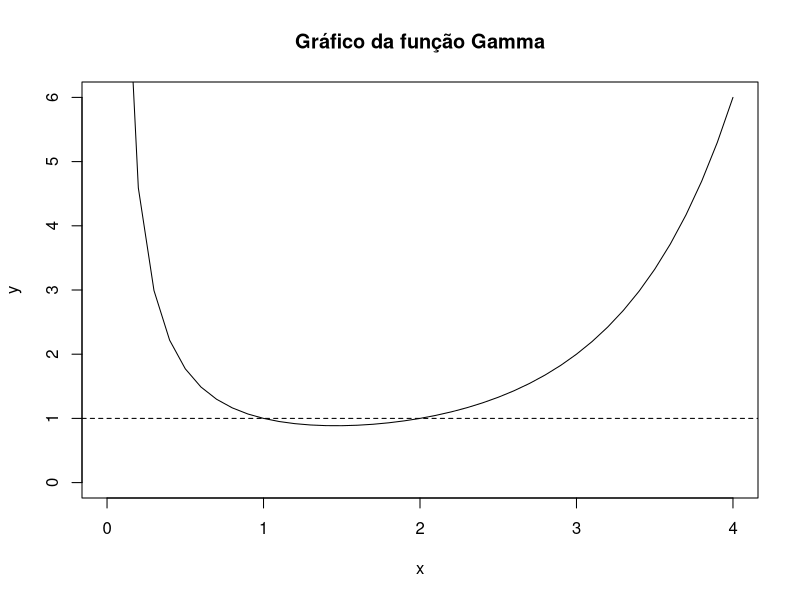
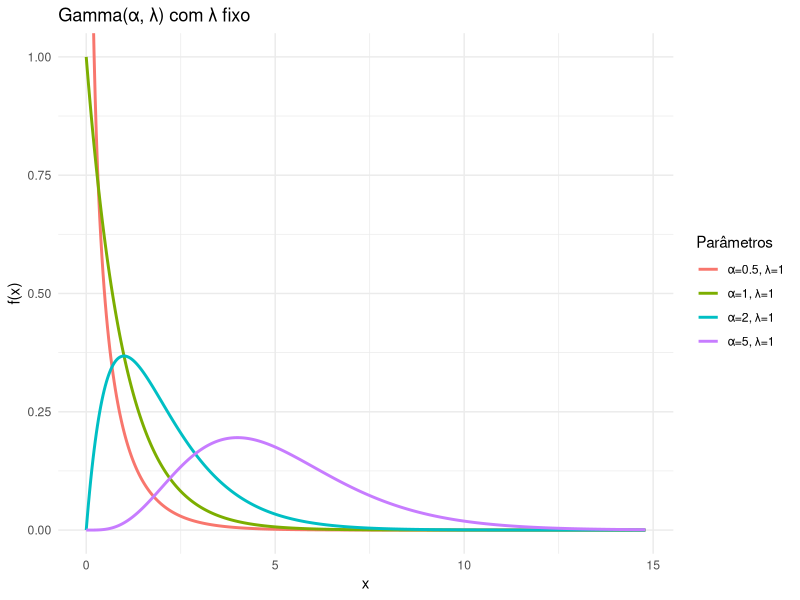
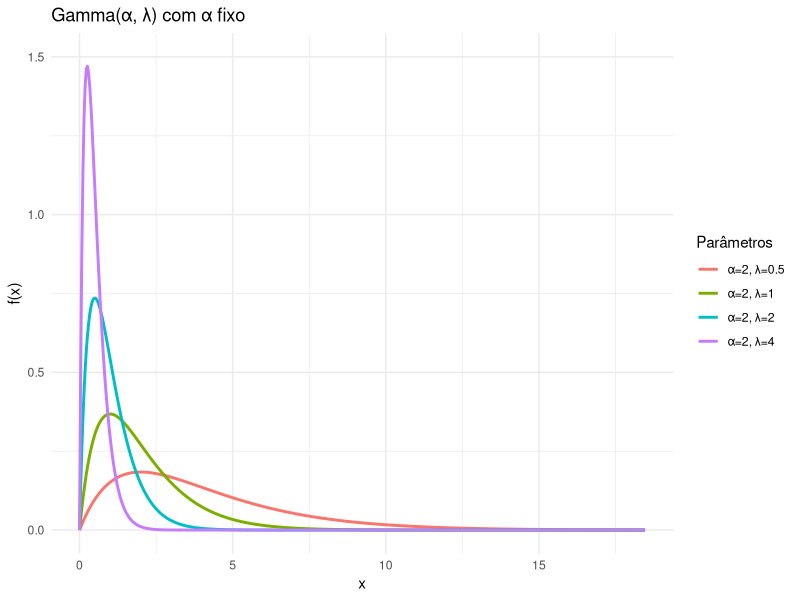
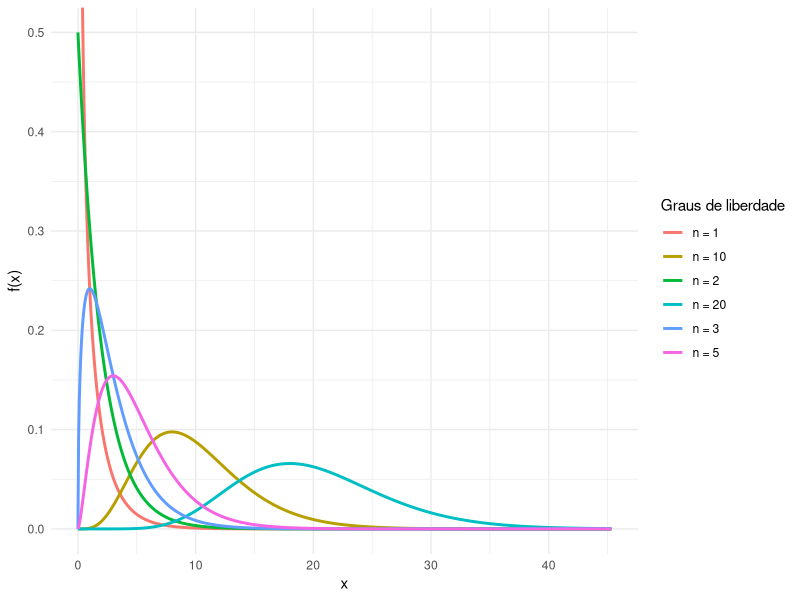
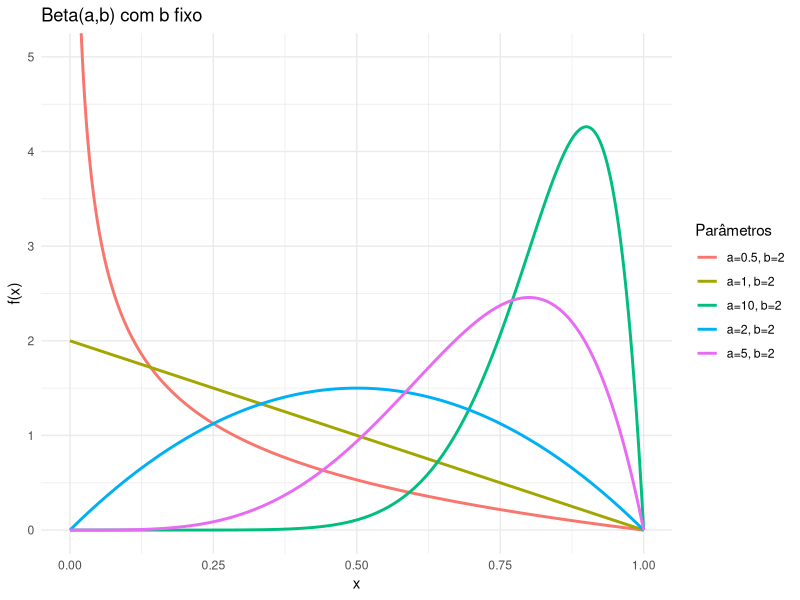
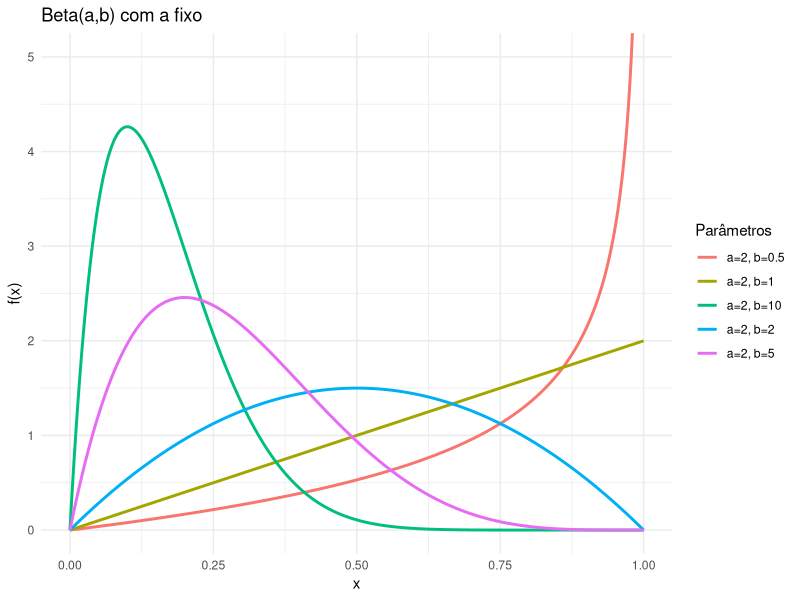
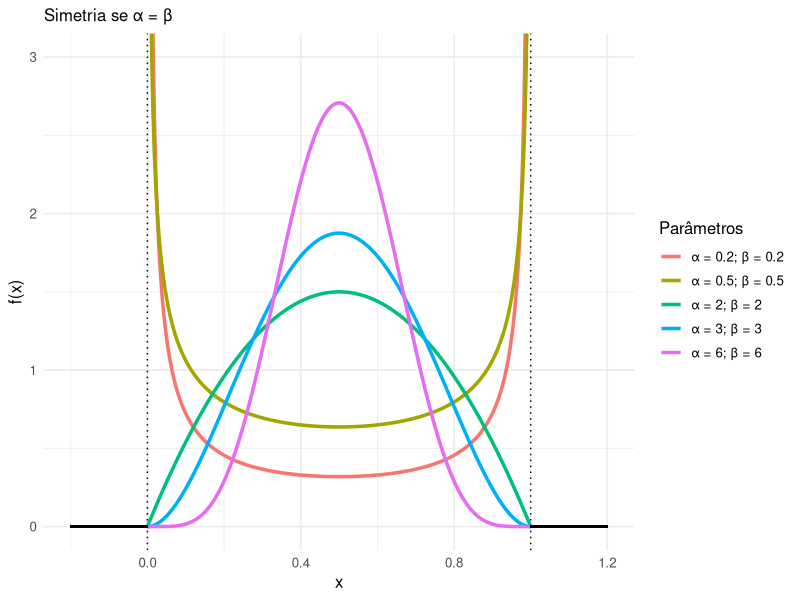
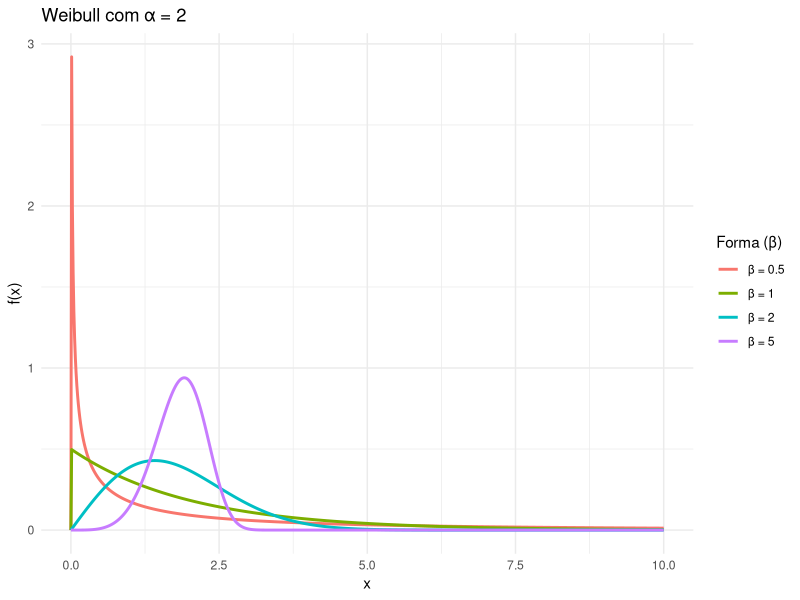

Write the R code that produced these figures, in order.
## ---- chunk 1
x <- seq(0,4,by=0.1)
y <- gamma(x)

plot(x,y,type = "l", ylim = c(0,6), main = "Gráfico da função Gamma")
abline(h=1,lty=2)

dados=data.frame(x=x,y=y)
## ---- chunk 2
#| label: fig-gamma-formas
#| fig-cap: "Distribuição Gama — variação do shape (α) com λ fixo."
#| warning: false
#| message: false

library(ggplot2)

# 1) Varia α, mantém λ fixo
alphas <- c(0.5, 1, 2, 5)
lambda_fixed <- 1

x1 <- seq(0, qgamma(0.999, shape = max(alphas), rate = lambda_fixed), length.out = 500)
df1 <- do.call(rbind, lapply(alphas, function(a) {
  data.frame(
    x = x1,
    dens = dgamma(x1, shape = a, rate = lambda_fixed),
    curva = paste0("α=", a, ", λ=", lambda_fixed)
  )
}))

ggplot(df1, aes(x, dens, color = curva)) +
  geom_line(linewidth = 1) +
  labs(x = "x", y = "f(x)", color = "Parâmetros",
       title = "Gamma(α, λ) com λ fixo") +
  coord_cartesian(ylim = c(0, 1)) +
  theme_minimal()

## ---- chunk 3
#| label: fig-gamma-taxas
#| fig-cap: "Distribuição Gama — variação da taxa (λ) com α fixo."
#| warning: false
#| message: false

# 2) Varia λ, mantém α fixo
lambdas <- c(0.5, 1, 2, 4)
alpha_fixed <- 2

x2 <- seq(0, qgamma(0.999, shape = alpha_fixed, rate = min(lambdas)), length.out = 500)
df2 <- do.call(rbind, lapply(lambdas, function(lmb) {
  data.frame(
    x = x2,
    dens = dgamma(x2, shape = alpha_fixed, rate = lmb),
    curva = paste0("α=", alpha_fixed, ", λ=", lmb)
  )
}))

ggplot(df2, aes(x, dens, color = curva)) +
  geom_line(linewidth = 1) +
  labs(x = "x", y = "f(x)", color = "Parâmetros",
       title = "Gamma(α, λ) com α fixo") +
  coord_cartesian(ylim = c(0, 1.5)) +
  theme_minimal()


## ---- chunk 4
#| label: fig-chisq-multicurves
#| fig-cap: "Densidades qui-quadrado para vários graus de liberdade n."
#| warning: false
#| message: false

library(ggplot2)

# densidade na parametrização do enunciado
dchisq_param <- function(x, n) {
  ifelse(
    x < 0, 0,
    (1 / (2^(n/2) * gamma(n/2))) * exp(-x/2) * x^(n/2 - 1)
  )
}

ns <- c(1, 2, 3, 5, 10, 20)  # graus de liberdade a comparar
xmax <- qchisq(0.999, df = max(ns))  # limite x adequado
x <- seq(0, xmax, length.out = 800)

df_plot <- do.call(rbind, lapply(ns, function(n) {
  data.frame(
    x = x,
    dens = dchisq_param(x, n),
    curva = paste0("n = ", n)
  )
}))

ggplot(df_plot, aes(x, dens, color = curva)) +
  geom_line(linewidth = 1) +
  labs(x = "x", y = "f(x)", color = "Graus de liberdade") +
  coord_cartesian(ylim = c(0, 0.5)) +
  theme_minimal()

## ---- chunk 5
#| label: fig-beta-varia-a
#| fig-cap: "Distribuição Beta — variação de a (shape1) com b fixo."
#| warning: false
#| message: false

library(ggplot2)

# 1) Varia a (shape1), mantém b (shape2) fixo
a_vals <- c(0.5, 1, 2, 5, 10)
b_fixed <- 2

x1 <- seq(0, 1, length.out = 800)
df1 <- do.call(rbind, lapply(a_vals, function(a) {
  data.frame(
    x = x1,
    dens = dbeta(x1, shape1 = a, shape2 = b_fixed),
    curva = paste0("a=", a, ", b=", b_fixed)
  )
}))

ggplot(df1, aes(x, dens, color = curva)) +
  geom_line(linewidth = 1) +
  labs(x = "x", y = "f(x)", color = "Parâmetros",
       title = "Beta(a,b) com b fixo") +
  coord_cartesian(ylim = c(0, 5)) +
  theme_minimal()

## ---- chunk 6
#| label: fig-beta-varia-b
#| fig-cap: "Distribuição Beta — variação de b (shape2) com a fixo."
#| warning: false
#| message: false

# 2) Varia b (shape2), mantém a (shape1) fixo
b_vals <- c(0.5, 1, 2, 5, 10)
a_fixed <- 2

x2 <- seq(0, 1, length.out = 800)
df2 <- do.call(rbind, lapply(b_vals, function(b) {
  data.frame(
    x = x2,
    dens = dbeta(x2, shape1 = a_fixed, shape2 = b),
    curva = paste0("a=", a_fixed, ", b=", b)
  )
}))

ggplot(df2, aes(x, dens, color = curva)) +
  geom_line(linewidth = 1) +
  labs(x = "x", y = "f(x)", color = "Parâmetros",
       title = "Beta(a,b) com a fixo") +
  coord_cartesian(ylim = c(0, 5)) +
  theme_minimal()

## ---- chunk 7
#| label: fig-beta-simetria
#| fig-cap: "Distribuição Beta — simetria quando α = β."
#| warning: false
#| message: false

library(ggplot2)

# valores (simétricos): α = β
ab_vals <- c(0.2, 0.5, 2, 3, 6)

# grade no suporte (0,1)
x <- seq(0, 1, length.out = 1200)

# monta data frame com as curvas
df <- do.call(rbind, lapply(ab_vals, function(a){
  data.frame(
    x = x,
    dens = dbeta(x, shape1 = a, shape2 = a),
    curva = paste0("α = ", a, "; β = ", a)
  )
}))

ggplot(df, aes(x, dens, color = curva)) +
  geom_line(linewidth = 1.2) +
  # segmentos fora do suporte (densidade zero)
  geom_segment(aes(x = -0.2, xend = 0, y = 0, yend = 0),
               inherit.aes = FALSE, linewidth = 0.6) +
  geom_segment(aes(x = 1, xend = 1.2, y = 0, yend = 0),
               inherit.aes = FALSE, linewidth = 0.6) +
  # bordas do suporte
  geom_vline(xintercept = 0, linetype = 3, linewidth = 0.5) +
  geom_vline(xintercept = 1, linetype = 3, linewidth = 0.5) +
  coord_cartesian(xlim = c(-0.2, 1.2)) +
  coord_cartesian(ylim = c(0, 3)) +
  labs(x = "x", y = "f(x)", color = "Parâmetros",
       subtitle = "Simetria se α = β") +
  theme_minimal(base_size = 12) +
  theme(legend.position = "right")

## ---- chunk 8
#| label: fig-weibull-var
#| fig-cap: "Distribuição Weibull — variação de β (forma) com α fixo."
#| warning: false
#| message: false

library(ggplot2)

# densidade Weibull 2-parâmetros com nu=0
dweibull_ab <- function(x, alpha, beta){
  ifelse(
    x <= 0, 0,
    (beta/alpha)*(x/alpha)^(beta-1)*exp(-(x/alpha)^beta)
  )
}

alpha_fixed <- 2      # escala fixa
betas <- c(0.5, 1, 2, 5) # diferentes formas

x <- seq(0, 10, length.out = 800)

df <- do.call(rbind, lapply(betas, function(b){
  data.frame(
    x = x,
    dens = dweibull_ab(x, alpha = alpha_fixed, beta = b),
    curva = paste0("β = ", b)
  )
}))

ggplot(df, aes(x, dens, color = curva)) +
  geom_line(linewidth = 1) +
  labs(x = "x", y = "f(x)", color = "Forma (β)",
       title = paste0("Weibull com α = ", alpha_fixed)) +
  theme_minimal()


## ---- chunk 9
#| label: fig-weibull-var-alpha
#| fig-cap: "Distribuição Weibull — variação de α (escala) com β fixo."
#| warning: false
#| message: false

library(ggplot2)

# densidade Weibull 2-parâmetros com nu=0
dweibull_ab <- function(x, alpha, beta){
  ifelse(
    x <= 0, 0,
    (beta/alpha)*(x/alpha)^(beta-1)*exp(-(x/alpha)^beta)
  )
}

beta_fixed <- 2           # forma fixa
alphas <- c(0.5, 1, 2, 4) # diferentes escalas

x <- seq(0, 12, length.out = 800)

df2 <- do.call(rbind, lapply(alphas, function(a){
  data.frame(
    x = x,
    dens = dweibull_ab(x, alpha = a, beta = beta_fixed),
    curva = paste0("α = ", a)
  )
}))

ggplot(df2, aes(x, dens, color = curva)) +
  geom_line(linewidth = 1) +
  labs(x = "x", y = "f(x)", color = "Escala (α)",
       title = paste0("Weibull com β = ", beta_fixed)) +
  theme_minimal()

## ---- chunk 10
#| label: fig-lognormal-mu
#| fig-cap: "Distribuição Lognormal — variação de μ (com σ fixo)"
#| warning: false
#| message: false

library(ggplot2)

mus <- c(-1, 0, 1, 2)
sigma_fixed <- 0.5

x <- seq(0.001, 10, length.out = 800)

df1 <- do.call(rbind, lapply(mus, function(mu){
  data.frame(
    x = x,
    dens = dlnorm(x, meanlog = mu, sdlog = sigma_fixed),
    curva = paste0("μ = ", mu)
  )
}))

ggplot(df1, aes(x, dens, color = curva)) +
  geom_line(linewidth = 1) +
  labs(x = "x", y = "f(x)", color = "Parâmetros",
       title = paste0("Lognormal (σ = ", sigma_fixed, ")")) +
  theme_minimal()
## ---- chunk 11
#| label: fig-lognormal-sigma
#| fig-cap: "Distribuição Lognormal — variação de σ (com μ fixo)"
#| warning: false
#| message: false

mus_fixed <- 0
sigmas <- c(0.25, 0.5, 1, 1.5)

x <- seq(0.001, 10, length.out = 800)

df2 <- do.call(rbind, lapply(sigmas, function(s){
  data.frame(
    x = x,
    dens = dlnorm(x, meanlog = mus_fixed, sdlog = s),
    curva = paste0("σ = ", s)
  )
}))

ggplot(df2, aes(x, dens, color = curva)) +
  geom_line(linewidth = 1) +
  labs(x = "x", y = "f(x)", color = "Parâmetros",
       title = paste0("Lognormal (μ = ", mus_fixed, ")")) +
  theme_minimal()

## ---- chunk 12
#| label: fig-lnorm-cdf-mu
#| fig-cap: "Distribuição Lognormal — FDC variando μ (σ fixo)"
#| warning: false
#| message: false

library(ggplot2)

mus <- c(-1, 0, 1, 2)
sigma_fixed <- 0.5

x <- seq(0.001, 10, length.out = 800)

df1 <- do.call(rbind, lapply(mus, function(mu){
  data.frame(
    x = x,
    cdf = plnorm(x, meanlog = mu, sdlog = sigma_fixed),
    curva = paste0("μ = ", mu)
  )
}))

ggplot(df1, aes(x, cdf, color = curva)) +
  geom_line(linewidth = 1) +
  labs(x = "x", y = "F(x)", color = "Parâmetros",
       title = paste0("Lognormal CDF — σ = ", sigma_fixed)) +
  theme_minimal()

## ---- chunk 13
#| label: fig-lnorm-cdf-sigma
#| fig-cap: "Distribuição Lognormal — FDC variando σ (μ fixo)"
#| warning: false
#| message: false

mu_fixed <- 0
sigmas <- c(0.25, 0.5, 1, 1.5)

x <- seq(0.001, 10, length.out = 800)

df2 <- do.call(rbind, lapply(sigmas, function(s){
  data.frame(
    x = x,
    cdf = plnorm(x, meanlog = mu_fixed, sdlog = s),
    curva = paste0("σ = ", s)
  )
}))

ggplot(df2, aes(x, cdf, color = curva)) +
  geom_line(linewidth = 1) +
  labs(x = "x", y = "F(x)", color = "Parâmetros",
       title = paste0("Lognormal CDF — μ = ", mu_fixed)) +
  theme_minimal()

## ---- chunk 14
#| label: fig-laplace-densidades
#| fig-cap: "Distribuição Laplace — diferentes parâmetros (função densidade)"
#| warning: false
#| message: false

library(ggplot2)

dlaplace <- function(x, a, b) (1/(2*b)) * exp(-abs(x - a)/b)

x <- seq(-8, 8, length.out = 1000)
params <- expand.grid(a = c(0, 1, -2),
                      b = c(0.5, 1, 2))

df <- do.call(rbind, apply(params, 1, function(p){
  data.frame(
    x = x,
    dens = dlaplace(x, p[1], p[2]),
    curva = paste0("a=", p[1], ", b=", p[2])
  )
}))

ggplot(df, aes(x, dens, color = curva)) +
  geom_line(linewidth = 1) +
  labs(x = "x", y = "f(x)", color = "Parâmetros",
       title = "Função densidade — Laplace(a,b)") +
  theme_minimal() +
  theme(legend.position = "bottom")

## ---- chunk 15
#| label: fig-laplace-fdc
#| fig-cap: "Distribuição Laplace — diferentes parâmetros (função de distribuição acumulada)"
#| warning: false
#| message: false

plaplace <- function(x, a, b) {
  ifelse(x < a,
         0.5 * exp((x - a)/b),
         1 - 0.5 * exp(-(x - a)/b))
}

df_cdf <- do.call(rbind, apply(params, 1, function(p){
  data.frame(
    x = x,
    cdf = plaplace(x, p[1], p[2]),
    curva = paste0("a=", p[1], ", b=", p[2])
  )
}))

ggplot(df_cdf, aes(x, cdf, color = curva)) +
  geom_line(linewidth = 1) +
  labs(x = "x", y = "F(x)", color = "Parâmetros",
       title = "Função de distribuição acumulada — Laplace(a,b)") +
  theme_minimal() +
  theme(legend.position = "bottom")
## ---- chunk 16
#| label: fig-laplace-vs-normal-side
#| fig-cap: "Comparação lado a lado: Laplace(0, 1/√2) vs Normal(0,1)"
#| warning: false
#| message: false

library(ggplot2)
library(patchwork)  # para colocar gráficos lado a lado

# Parâmetros
a <- 0
b <- 1/sqrt(2)  # Var(Laplace)=2b² -> b=1/sqrt(2) => Var=1

# Funções
dlaplace <- function(x, a, b) (1/(2*b)) * exp(-abs(x - a)/b)

x <- seq(-5, 5, length.out = 1500)

df <- data.frame(
  x = x,
  Normal = dnorm(x, mean = 0, sd = 1),
  Laplace = dlaplace(x, a, b)
)

# Gráfico 1: escala linear
p_linear <- ggplot(df, aes(x)) +
  geom_line(aes(y = Normal, color = "Normal(0,1)"), linewidth = 1) +
  geom_line(aes(y = Laplace, color = "Laplace(0, 1/√2)"), linewidth = 1) +
  labs(title = "Densidade (escala linear)",
       x = "x", y = "f(x)", color = "Distribuição") +
  theme_minimal() +
  theme(legend.position = "bottom")

# Gráfico 2: escala logarítmica (para ver caudas)
p_log <- ggplot(df, aes(x)) +
  geom_line(aes(y = Normal, color = "Normal(0,1)"), linewidth = 1) +
  geom_line(aes(y = Laplace, color = "Laplace(0, 1/√2)"), linewidth = 1) +
  scale_y_log10() +
  labs(title = "Densidade (escala logarítmica)",
       x = "x", y = "f(x)", color = "Distribuição") +
  theme_minimal() +
  theme(legend.position = "bottom")

# Juntar lado a lado
p_linear + p_log


## ---- chunk 17
#| label: fig-norm-vs-laplace-cdf
#| fig-cap: "CDF: Normal(0,1) vs Laplace(0, 1/√2)"
#| warning: false
#| message: false

# CDF Laplace
plaplace <- function(x, a, b) ifelse(x < a, 0.5*exp((x-a)/b), 1 - 0.5*exp(-(x-a)/b))

df_cdf <- data.frame(
  x   = rep(x, 2),
  cdf = c(pnorm(x, 0, 1), plaplace(x, a, b)),
  dist= factor(rep(c("Normal(0,1)", "Laplace(0, 1/√2)"), each = length(x)))
)

ggplot(df_cdf, aes(x, cdf, color = dist)) +
  geom_line(linewidth = 1) +
  labs(x = "x", y = "F(x)", color = "Distribuição",
       title = "CDF — Normal vs Laplace") +
  theme_minimal()

## ---- chunk 18
#| label: laplace-noise-exercise
#| fig-cap: "Ruído Laplaciano (a=0, b=10) e comparação com Normal(0,10)"
#| warning: false
#| message: false

library(ggplot2)

dlaplace <- function(x, a, b) (1/(2*b)) * exp(-abs(x - a)/b)

x <- seq(-60, 60, length.out = 1000)
df <- data.frame(
  x = x,
  Laplace = dlaplace(x, 0, 10),
  Normal = dnorm(x, 0, 10)
)

ggplot(df) +
  geom_line(aes(x, Laplace, color = "Laplace(0,10)"), linewidth = 1.1) +
  geom_line(aes(x, Normal, color = "Normal(0,10²)"), linewidth = 1.1, linetype = "dashed") +
  labs(title = "Comparação das distribuições — ruído Laplaciano vs Gaussiano",
       x = "Intensidade do ruído", y = "f(x)", color = "Distribuição") +
  theme_minimal() +
  theme(legend.position = "bottom")
## ---- chunk 19
#| label: fig-gumbel-max-multiplas
#| fig-cap: "Gumbel — Maior Valor Extremo: diferentes parâmetros"
#| warning: false
#| message: false

library(ggplot2)

# fdp Gumbel (máximo)
dgumbel_max <- function(x, mu, sigma){
  z <- (x - mu)/sigma
  (1/sigma) * exp(-z - exp(-z))
}

# parâmetros (ajuste como quiser)
mus    <- c(0, 2, 5)
sigmas <- c(1, 2)

# grade de x adaptada ao conjunto de parâmetros
xmin <- min(mus) - 6*max(sigmas)
xmax <- max(mus) + 6*max(sigmas)
x <- seq(xmin, xmax, length.out = 1000)

# construir data.frame com todas as curvas
params <- expand.grid(mu = mus, sigma = sigmas)
df_max <- do.call(rbind, apply(params, 1, function(p){
  data.frame(
    x    = x,
    dens = dgumbel_max(x, p[1], p[2]),
    curva = paste0("μ=", p[1], ", σ=", p[2])
  )
}))

ggplot(df_max, aes(x, dens, color = curva)) +
  geom_line(linewidth = 1.1) +
  labs(title = "Distribuição de Gumbel — Maior Valor Extremo",
       x = "x", y = "f(x)", color = "Parâmetros") +
  theme_minimal(base_size = 13) +
  theme(legend.position = "bottom")

## ---- chunk 20
#| label: fig-gumbel-min-multiplas
#| fig-cap: "Gumbel — Menor Valor Extremo: diferentes parâmetros"
#| warning: false
#| message: false

library(ggplot2)

# fdp Gumbel (mínimo)
dgumbel_min <- function(x, mu, sigma){
  z <- (x - mu)/sigma
  (1/sigma) * exp(z - exp(z))
}

# use os mesmos conjuntos (ou altere):
mus    <- c(0, 2, 5)
sigmas <- c(1, 2)

xmin <- min(mus) - 6*max(sigmas)
xmax <- max(mus) + 6*max(sigmas)
x <- seq(xmin, xmax, length.out = 1000)

params <- expand.grid(mu = mus, sigma = sigmas)
df_min <- do.call(rbind, apply(params, 1, function(p){
  data.frame(
    x    = x,
    dens = dgumbel_min(x, p[1], p[2]),
    curva = paste0("μ=", p[1], ", σ=", p[2])
  )
}))

ggplot(df_min, aes(x, dens, color = curva)) +
  geom_line(linewidth = 1.1) +
  labs(title = "Distribuição de Gumbel — Menor Valor Extremo",
       x = "x", y = "f(x)", color = "Parâmetros") +
  theme_minimal(base_size = 13) +
  theme(legend.position = "bottom")

## ---- chunk 21
#| label: fig-gumbel-comparison
#| fig-cap: "Comparação entre Gumbel Máximo e Gumbel Mínimo"
#| warning: false
#| message: false

library(ggplot2)

dgumbel_max <- function(x, mu, sigma){
  z <- (x - mu)/sigma
  (1/sigma) * exp(-z - exp(-z))
}

dgumbel_min <- function(x, mu, sigma){
  z <- (x - mu)/sigma
  (1/sigma) * exp(z - exp(z))
}

x <- seq(-10, 15, length.out = 1000)
mu <- 2; sigma <- 2

df <- data.frame(
  x = rep(x, 2),
  dens = c(dgumbel_max(x, mu, sigma), dgumbel_min(x, mu, sigma)),
  tipo = rep(c("Gumbel Máximo", "Gumbel Mínimo"), each = length(x))
)

ggplot(df, aes(x, dens, color = tipo)) +
  geom_line(linewidth = 1) +
  labs(x = "x", y = "f(x)",
       title = "Distribuições de Gumbel — Máximo vs Mínimo",
       color = "Tipo") +
  theme_minimal() +
  theme(legend.position = "bottom")
## ---- chunk 22
#| label: fig-gumbel-max-exemplo
#| fig-cap: "Distribuição de Gumbel (Maior Valor Extremo) — Exemplo: nível máximo anual do Rio Paraopeba"
#| warning: false
#| message: false

library(ggplot2)

# Parâmetros
mu <- 6.0
sigma <- 0.4
x <- seq(4, 8, length.out = 1000)

# Funções
dgumbel_max <- function(x, mu, sigma){
  z <- (x - mu)/sigma
  (1/sigma) * exp(-z - exp(-z))
}

pgumbel_max <- function(x, mu, sigma){
  exp(-exp(-(x - mu)/sigma))
}

# Calcular densidade e FDC
dens <- dgumbel_max(x, mu, sigma)
cdf  <- pgumbel_max(x, mu, sigma)
cut  <- 7

# --- Gráfico 1: Densidade com área P(X > 7) ---
p1 <- ggplot(data.frame(x, dens), aes(x, dens)) +
  geom_line(color = "firebrick", linewidth = 1.2) +
  geom_area(data = subset(data.frame(x, dens), x > cut),
            aes(y = dens), fill = "firebrick", alpha = 0.3) +
  geom_vline(xintercept = cut, linetype = "dashed", color = "black") +
  annotate("text", x = cut + 0.1, y = 0.5, label = "x = 7", hjust = 0, vjust = 1.5) +
  labs(title = "Função densidade de probabilidade (fdp)",
       subtitle = expression(X %~% Gumbel[max](mu==6.0, sigma==0.4)),
       x = "Nível máximo (m)", y = "f(x)") +
  theme_minimal(base_size = 13)

# --- Gráfico 2: Função de distribuição acumulada ---
p2 <- ggplot(data.frame(x, cdf), aes(x, cdf)) +
  geom_line(color = "steelblue", linewidth = 1.2) +
  geom_vline(xintercept = cut, linetype = "dashed", color = "black") +
  geom_hline(yintercept = pgumbel_max(cut, mu, sigma),
             linetype = "dashed", color = "gray40") +
  annotate("text", x = cut + 0.1, y = 0.08,
           label = paste0("P(X > 7) = ",
                          round(1 - pgumbel_max(cut, mu, sigma), 3)),
           hjust = 0, vjust = 0, color = "gray20", size = 4.2) +
  labs(title = "Função de distribuição acumulada (FDC)",
       x = "Nível máximo (m)", y = "F(x)") +
  theme_minimal(base_size = 13)

# Mostrar lado a lado
library(patchwork)
p1 + p2

